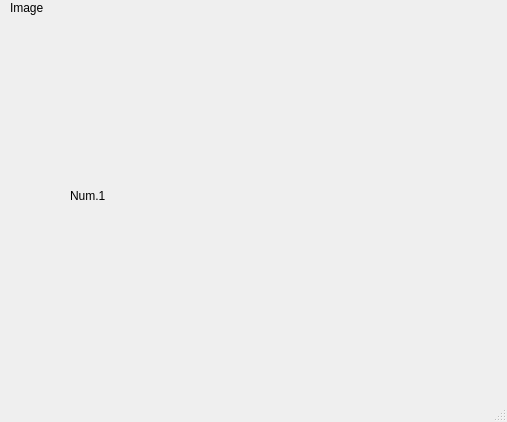
<?xml version="1.0" encoding="UTF-8"?>
<ui version="4.0">
 <class>MainWindow</class>
 <widget class="QMainWindow" name="MainWindow">
  <property name="geometry">
   <rect>
    <x>0</x>
    <y>0</y>
    <width>507</width>
    <height>422</height>
   </rect>
  </property>
  <property name="windowTitle">
   <string>MainWindow</string>
  </property>
  <widget class="QWidget" name="centralwidget">
   <widget class="QLabel" name="label">
    <property name="geometry">
     <rect>
      <x>0</x>
      <y>20</y>
      <width>191</width>
      <height>131</height>
     </rect>
    </property>
    <property name="styleSheet">
     <string notr="true"/>
    </property>
    <property name="text">
     <string/>
    </property>
    <property name="pixmap">
     <pixmap resource="../Archivo/recursos.qrc">:/Logos/leo.jpg</pixmap>
    </property>
    <property name="scaledContents">
     <bool>true</bool>
    </property>
   </widget>
   <widget class="QLabel" name="label_2">
    <property name="geometry">
     <rect>
      <x>10</x>
      <y>0</y>
      <width>41</width>
      <height>16</height>
     </rect>
    </property>
    <property name="text">
     <string>Image</string>
    </property>
   </widget>
   <widget class="QLabel" name="label_3">
    <property name="geometry">
     <rect>
      <x>340</x>
      <y>10</y>
      <width>191</width>
      <height>131</height>
     </rect>
    </property>
    <property name="styleSheet">
     <string notr="true"/>
    </property>
    <property name="text">
     <string/>
    </property>
    <property name="pixmap">
     <pixmap resource="../Archivo/recursos.qrc">:/Ejercicios/leoyzell.jpg</pixmap>
    </property>
    <property name="scaledContents">
     <bool>true</bool>
    </property>
   </widget>
   <widget class="QLabel" name="label_4">
    <property name="geometry">
     <rect>
      <x>340</x>
      <y>290</y>
      <width>151</width>
      <height>91</height>
     </rect>
    </property>
    <property name="styleSheet">
     <string notr="true"/>
    </property>
    <property name="text">
     <string/>
    </property>
    <property name="pixmap">
     <pixmap resource="../Archivo/recursos.qrc">:/Ejercicios/gatoinplorandoayuda.jpg</pixmap>
    </property>
    <property name="scaledContents">
     <bool>true</bool>
    </property>
   </widget>
   <widget class="QLabel" name="label_5">
    <property name="geometry">
     <rect>
      <x>70</x>
      <y>180</y>
      <width>71</width>
      <height>31</height>
     </rect>
    </property>
    <property name="styleSheet">
     <string notr="true">font: 75 16pt &quot;MS Shell Dlg 2&quot;;</string>
    </property>
    <property name="text">
     <string>Num.1</string>
    </property>
   </widget>
  </widget>
  <widget class="QMenuBar" name="menubar">
   <property name="geometry">
    <rect>
     <x>0</x>
     <y>0</y>
     <width>507</width>
     <height>18</height>
    </rect>
   </property>
  </widget>
  <widget class="QStatusBar" name="statusbar"/>
 </widget>
 <resources>
  <include location="../Archivo/recursos.qrc"/>
 </resources>
 <connections/>
</ui>
